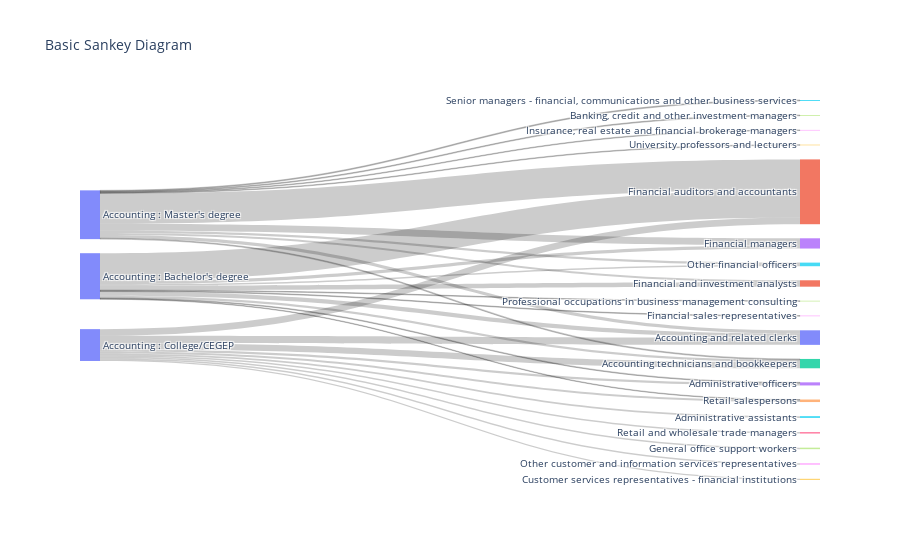

This figure's notebook cell:
### Code cell
data = build_sankey(job_name_df,'Accounting')

### Figure 1 — Plotly figure (JSON) as saved in the notebook; plotly's stock layout.template omitted (floating-point values rounded to 4 significant figures)
{"data": [{"link": {"source": [0, 0, 0, 0, 0, 0, 0, 0, 0, 0, 10, 10, 10, 10, 10, 10, 10, 10, 10, 10, 20, 20, 20, 20, 20, 20, 20, 20, 20, 20], "target": [30, 31, 32, 33, 34, 35, 36, 37, 38, 39, 31, 41, 30, 43, 32, 45, 33, 47, 48, 34, 31, 43, 30, 45, 41, 55, 32, 57, 58, 59], "value": [1199, 1123, 1046, 392, 325, 306, 263, 253.0, 248, 205.0, 4695, 735, 705, 544, 366, 241, 129, 119, 119, 102, 5091, 1182, 545, 364, 341, 159, 159, 136, 114.0, 114.0]}, "node": {"label": ["Accounting : College/CEGEP", "Accounting : College/CEGEP", "Accounting : College/CEGEP", "Accounting : College/CEGEP", "Accounting : College/CEGEP", "Accounting : College/CEGEP", "Accounting : College/CEGEP", "Accounting : College/CEGEP", "Accounting : College/CEGEP", "Accounting : College/CEGEP", "Accounting : Bachelor's degree", "Accounting : Bachelor's degree", "Accounting : Bachelor's degree", "Accounting : Bachelor's degree", "Accounting : Bachelor's degree", "Accounting : Bachelor's degree", "Accounting : Bachelor's degree", "Accounting : Bachelor's degree", "Accounting : Bachelor's degree", "Accounting : Bachelor's degree", "Accounting : Master's degree", "Accounting : Master's degree", "Accounting : Master's degree", "Accounting : Master's degree", "Accounting : Master's degree", "Accounting : Master's degree", "Accounting : Master's degree", "Accounting : Master's degree", "Accounting : Master's degree", "Accounting : Master's degree", "Accounting and related clerks", "Financial auditors and accountants", "Accounting technicians and bookkeepers", "Administrative officers", "Retail salespersons", "Administrative assistants", "Retail and wholesale trade managers", "General office support workers", "Other customer and information services representatives", "Customer services representatives - financial institutions", "Financial auditors and accountants", "Financial and investment analysts", "Accounting and related clerks", "Financial managers", "Accounting technicians and bookkeepers", "Other financial officers", "Administrative officers", "Professional occupations in business management consulting", "Financial sales representatives", "Retail salespersons", "Financial auditors and accountants", "Financial managers", "Accounting and related clerks", "Other financial officers", "Financial and investment analysts", "Senior managers - financial, communications and other business services", "Accounting technicians and bookkeepers", "Banking, credit and other investment managers", "Insurance, real estate and financial brokerage managers", "University professors and lecturers"], "line": {"color": "black", "width": 0}, "pad": 15, "thickness": 20}, "type": "sankey"}], "layout": {"font": {"size": 10}, "title": {"text": "Basic Sankey Diagram"}}}
